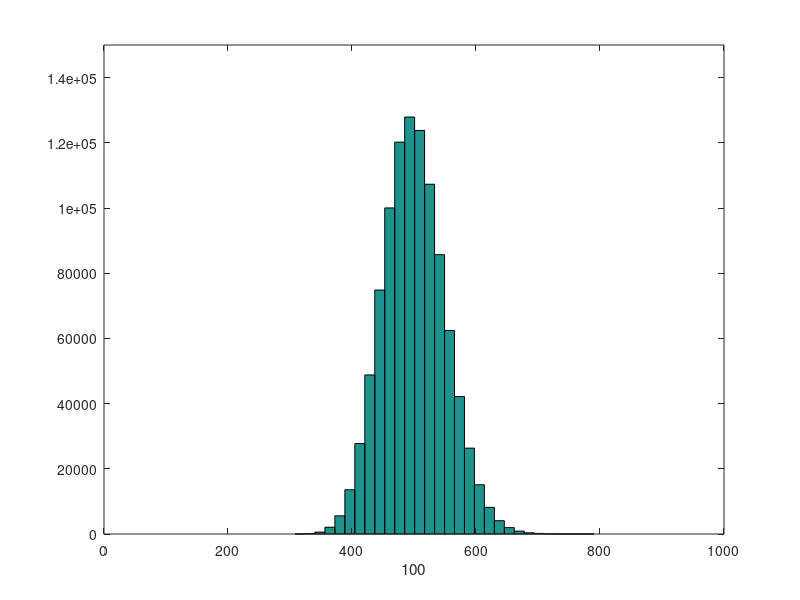

Write MATLAB code to recreate this figure.
clf
M=1e6;N=100;mu=5;
X = exprnd(mu,M,N);
S = cumsum(X,2);
for k=1:N
    hist(S(:,k),30)
    axis([0 10*k 0 150000])
    xlabel(num2str(k))
    drawnow
end
drawnow
